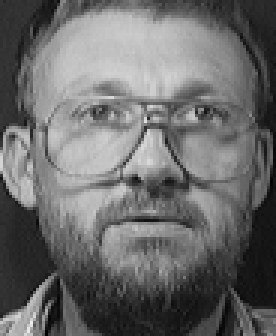
#> input picture dataset/Training/s14/3.pgm, 92 x 112 px, found by its file name (shown 3 times larger); its folder holds only this picture in this run
$ jupyter execute DegradacionDeImagenx4.ipynb
#> lines starting #> are read from the running program, lines starting #| are printed output that depends on the picture
#> in verificar_muestra, hr is the input picture: shape (112, 92); min 2, max 237, mean 106.9
[cell 1]
import os
import cv2
import numpy as np

[cell 2]
def degradar_imagen(imagen, escala=4, agregar_ruido=True, sigma_ruido=5):
#> called with escala = 4, agregar_ruido = True, sigma_ruido = 5
    h, w = imagen.shape
#> h = 112; w = 92

    # Blur ligeramente más suave para sujetos con alto contraste
    blur = cv2.GaussianBlur(imagen, (3, 3), sigmaX=0.8)  # era 0.5
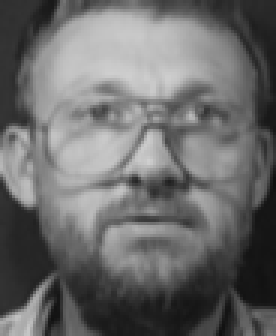
#> blur: shape (112, 92) (shown 3 times larger); min 15, max 207, mean 106.9

    lr_small = cv2.resize(blur, (w // escala, h // escala),
                          interpolation=cv2.INTER_LINEAR)
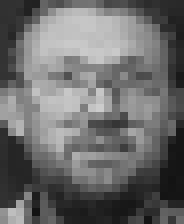
#> lr_small: shape (28, 23) (shown 8 times larger); min 19, max 204, mean 107

    # Bicúbico en lugar de Lanczos para el upscale
    # Lanczos genera ringing en bordes de alto contraste (gafas, barba)
    lr_upscaled = cv2.resize(lr_small, (w, h),
                             interpolation=cv2.INTER_CUBIC)  # era LANCZOS4
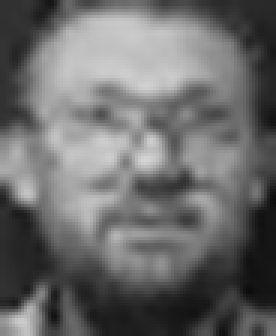
#> lr_upscaled: shape (112, 92) (shown 3 times larger); min 13, max 212, mean 107

    if agregar_ruido:
        ruido = np.random.normal(0, sigma_ruido,
                                 lr_upscaled.shape).astype(np.float32)
        lr_upscaled = np.clip(
            lr_upscaled.astype(np.float32) + ruido, 0, 255
        ).astype(np.uint8)

    return lr_upscaled

[cell 3]
def procesar_dataset(ruta_entrada, ruta_salida,
                     escala=4, sigma_ruido=5, agregar_ruido=True):
    """
    Recorre dataset/Training y guarda imágenes degradadas en ruta_salida.
    Mantiene la estructura de carpetas por sujeto (s1, s2, ...).
    Conserva dimensiones originales 112×92.
    """
    os.makedirs(ruta_salida, exist_ok=True)
    conteo      = 0
    conteo_err  = 0

    sujetos = sorted(os.listdir(ruta_entrada))
    print(f"Sujetos encontrados: {len(sujetos)}")
    print(f"Escala     : ×{escala}")
    print(f"Ruido      : sigma={sigma_ruido if agregar_ruido else 0}")
    print(f"Blur       : GaussianBlur (3×3, sigma=0.5)")
    print(f"Upscale    : INTER_LANCZOS4")
    print(f"Dimensiones: conservadas (112×92)")
    print("─" * 45)

    for sujeto in sujetos:
        carpeta_entrada = os.path.join(ruta_entrada, sujeto)
        if not os.path.isdir(carpeta_entrada):
            continue

        carpeta_salida = os.path.join(ruta_salida, sujeto)
        os.makedirs(carpeta_salida, exist_ok=True)

        for archivo in sorted(os.listdir(carpeta_entrada)):
            ext = os.path.splitext(archivo)[1].lower()
            if ext not in {'.pgm', '.png', '.jpg', '.jpeg', '.bmp'}:
                continue

            ruta_img = os.path.join(carpeta_entrada, archivo)
            img_hr   = cv2.imread(ruta_img, cv2.IMREAD_GRAYSCALE)

            if img_hr is None:
                print(f"  ⚠ No se pudo leer: {ruta_img}")
                conteo_err += 1
                continue

            # Verificar dimensiones
            if img_hr.shape != (112, 92):
                img_hr = cv2.resize(img_hr, (92, 112),
                                    interpolation=cv2.INTER_LANCZOS4)

            img_lr = degradar_imagen(img_hr, escala, agregar_ruido, sigma_ruido)

            # Guardar como .png
            nombre    = os.path.splitext(archivo)[0] + ".png"
            ruta_dest = os.path.join(carpeta_salida, nombre)
            cv2.imwrite(ruta_dest, img_lr)
            conteo += 1

    print(f"✓ {conteo} imágenes guardadas → {ruta_salida}")
    if conteo_err:
        print(f"⚠ {conteo_err} imágenes no procesadas")

[cell 4]
def verificar_muestra(ruta_entrada, escala=4, sigma_ruido=5, n=5):
    """
    Muestra HR vs LR degradada para un sujeto antes de procesar el dataset.
    Llama a esto primero para confirmar que el resultado visual es el esperado.
    """
    import matplotlib.pyplot as plt

    ruta_s1  = os.path.join(ruta_entrada, "s14")
    archivos = sorted(os.listdir(ruta_s1))[:n]

    fig, axes = plt.subplots(2, n, figsize=(3 * n, 6))
    for i, archivo in enumerate(archivos):
        ruta = os.path.join(ruta_s1, archivo)
        hr   = cv2.imread(ruta, cv2.IMREAD_GRAYSCALE)
        lr   = degradar_imagen(hr, escala=escala, sigma_ruido=sigma_ruido)

        axes[0, i].imshow(hr, cmap='gray')
        axes[0, i].set_title(f"HR\n{archivo}", fontsize=8)
        axes[0, i].axis('off')

        axes[1, i].imshow(lr, cmap='gray')
        axes[1, i].set_title(f"LR ×{escala}\n112×92", fontsize=8)
        axes[1, i].axis('off')

    plt.suptitle(f"Verificación degradación ×{escala} — s1", fontweight='bold')
    plt.tight_layout()
    plt.show()
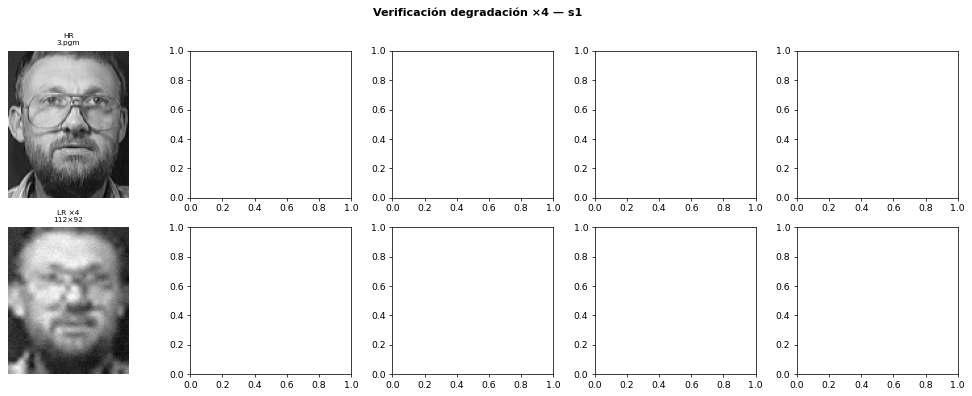
#> figure drawn by matplotlib, 2 panels

[cell 5]
verificar_muestra(
    ruta_entrada = "dataset/Training",
    escala       = 4,
    sigma_ruido  = 5
)

[cell 6]
procesar_dataset(
    ruta_entrada  = "dataset/Training",
    ruta_salida   = "dataset/Training_LR_escala4",
    escala        = 4,
    sigma_ruido   = 5,
    agregar_ruido = True
)

$ run again, on dataset/Training/s14/4.pgm
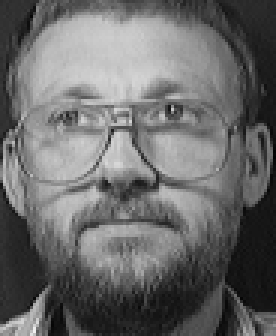
#> input picture dataset/Training/s14/4.pgm, 92 x 112 px, found by its file name (shown 3 times larger)
#> in verificar_muestra, hr is the input picture: shape (112, 92); min 2, max 240, mean 106
#> in degradar_imagen, `lr_upscaled = cv2.resize(lr_small, (w, h), interpolation=cv2.INTER_CUB..`:
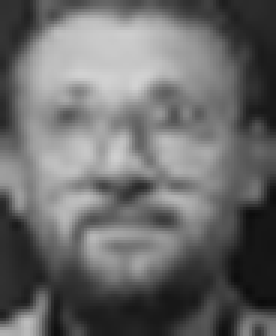
#> lr_upscaled: shape (112, 92) (shown 3 times larger); min 11, max 210, mean 106.3
#> in verificar_muestra, `plt.show()`:
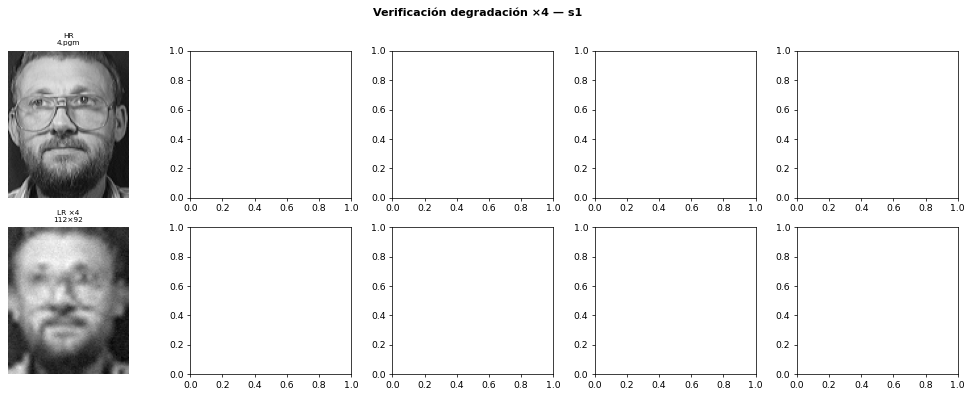
#> figure drawn by matplotlib, 2 panels
